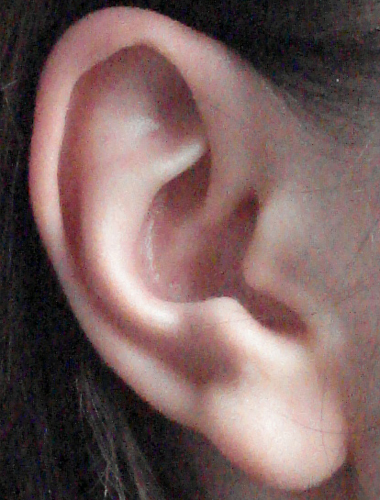
//> input picture anonymous.jpg, 380 x 500 px
$ ./process anonymous.jpg   (built with g++ and OpenCV 4)
//> lines starting //> are read from the running program, lines starting //| are printed output that depends on the picture; after the words box and inside, x2 and y2 are one past the last pixel; in counts of white or black regions, pixels touching at a corner belong together
/*
 * To compile:
 * g++ -I/usr/include/opencv2 process.cpp -o process.out -lopencv_core -lopencv_highgui
 *
 * Author: Hugh Pearse
 *
 */
#include <iostream>
#include <string>
#include <assert.h>
#include <stdio.h>
#include <stdlib.h>
#include "opencv2/highgui/highgui.hpp"
#include "opencv2/imgproc/imgproc.hpp"
#include "opencv2/opencv.hpp"

using namespace cv;
using namespace std;

class WatershedSegmenter{
private:
	cv::Mat markers;
public:
	void setMarkers(cv::Mat& markerImage){
		markerImage.convertTo(markers, CV_32S);
	}

	cv::Mat process(cv::Mat &image){
		cv::watershed(image, markers);
		markers.convertTo(markers,CV_8U);
		return markers;
	}
};

Mat autocrop(int thresh, Mat src){
	Mat src_gray;
	RNG rng(12345);

	cvtColor(src, src_gray, CV_BGR2GRAY);
	blur(src_gray, src_gray, Size(3,3));

	Mat threshold_output;
	vector<vector<Point> > contours;
	vector<Vec4i> hierarchy;

	/// Detect edges using Threshold
	threshold( src_gray, threshold_output, thresh, 255, THRESH_BINARY );
	/// Find contours
	findContours( threshold_output, contours, hierarchy, CV_RETR_TREE, CV_CHAIN_APPROX_SIMPLE, Point(0, 0) );

	/// Find the rotated rectangles and ellipses for each contour
	vector<RotatedRect> minRect( contours.size() );
	vector<RotatedRect> minEllipse( contours.size() );

	for( int i = 0; i < contours.size(); i++ )
	{
		minRect[i] = minAreaRect( Mat(contours[i]) );
		if( contours[i].size() > 5 ){
			minEllipse[i] = fitEllipse( Mat(contours[i]) );
		}
	}

	/// Draw contours + rotated rects + ellipses
	Mat drawing = Mat::zeros( threshold_output.size(), CV_8UC3 );
	int i = 0;
	RotatedRect box = minAreaRect( Mat(contours[i]) );
	double angle = box.angle;

	if (angle < -45.)
		angle += 90.;

	Point2f vertices[4];
	box.points(vertices);
	//for(int i = 0; i < 4; ++i)
		//line(src, vertices[i], vertices[(i + 1) % 4], cv::Scalar(255, 0, 0), 1, CV_AA);

	Mat rot_mat = cv::getRotationMatrix2D(box.center, angle, 1);
	Mat rotated;
	warpAffine(src, rotated, rot_mat, src.size(), cv::INTER_CUBIC);

	Size box_size = box.size;
	if (box.angle < -45.)
		swap(box_size.width, box_size.height);
	Mat cropped;
	getRectSubPix(rotated, box_size, box.center, cropped);

	//imshow("Result", cropped);
	//waitKey(0);
	//imwrite(filename,cropped);
	return cropped;
}

Mat myWatershed(Mat input){
	cv::Mat image = input;
	cv::Mat blank(image.size(),CV_8UC4,cv::Scalar(0x00));
	cv::Mat dest;
	dest.convertTo(dest,CV_8UC4);
	//imshow("originalimage", image);

	// Create markers image
	cv::Mat markers(image.size(),CV_8U,cv::Scalar(-1));
	//Rect(topleftcornerX, topleftcornerY, width, height);
	//top rectangle
	markers(Rect(0,0,image.cols, 5)) = Scalar::all(1);
	//bottom rectangle
	markers(Rect(0,image.rows-5,image.cols, 5)) = Scalar::all(1);
	//left rectangle
	markers(Rect(0,0,5,image.rows)) = Scalar::all(1);
	//right rectangle
	markers(Rect(image.cols-5,0,5,image.rows)) = Scalar::all(1);
	//centre rectangle
	int centreW = image.cols/4;
	int centreH = image.rows/4;
	markers(Rect((image.cols/2)-(centreW/2),(image.rows/2)-(centreH/2), centreW, centreH)) = Scalar::all(2);
	markers.convertTo(markers,CV_BGR2GRAY);
	//imshow("markers", markers);

	//Create watershed segmentation object
	WatershedSegmenter segmenter;
	segmenter.setMarkers(markers);
	cv::Mat wshedMask = segmenter.process(image);
	cv::Mat mask;
	convertScaleAbs(wshedMask, mask, 1, 0);
	double thresh = threshold(mask, mask, 1, 255, THRESH_BINARY);
	bitwise_and(image, image, dest, mask);

	// [13 lines of commented-out code are left out]
	return dest;
}

string getMetrics(Mat image){
	std::string metrics = "";
	//number of metrics output is 10 - last one omitted
	int intervals = 10+1;
	int offset = image.rows/intervals;
	for(int i = offset; i < offset*intervals; i=i+offset){
		int left = 0;
		for(int j = 0; j < image.cols; j++){
			Vec4b bgrtPixel = image.at<Vec4b>(i, j);
			int blue = bgrtPixel.val[0];
			int green = bgrtPixel.val[1];
			int red = bgrtPixel.val[2];
			int trans = bgrtPixel.val[3];
			// [4 lines of commented-out code are left out]

			if((red == 0x00 && green == 0x00 && blue == 0x00) || trans == 0x00 || (red == 0xff && green == 0xff && blue == 0xff)){
				left++;
			} else {
				break;
			}
		}
		ostringstream convert;
		convert << left;
		metrics += convert.str();
		//if(i < offset*(intervals-1))
		metrics += ",";
	}
	// [4 lines of commented-out code are left out]
	return metrics;
}

int main(int argc, char* argv[]){
	try{
		if(argc != 2){
			throw 1;
		}
	} catch(int e) {
		cout << "Usage: ./app input.png output.png" << "\n";
	}
	cv::Mat image = cv::imread(argv[1]);
//> image is the input picture: 500 rows x 380 cols, CV_8UC3; mean B, G, R 94, 95.7, 120.3
	image = myWatershed(image);
//> in process, `cv::watershed(image, markers);`:
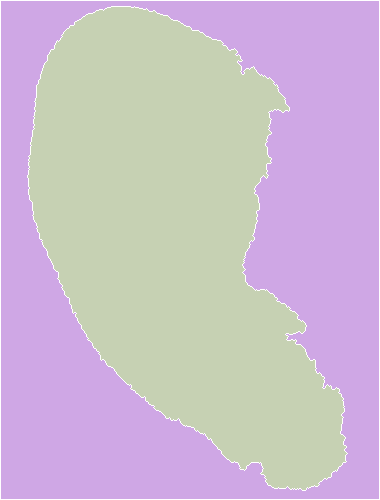
//> markers: 500 rows x 380 cols, CV_32SC1; 3 distinct labels, from -1 to 2; one colour per label, 0 black, -1 white
//> in process, `markers.convertTo(markers,CV_8U);`:
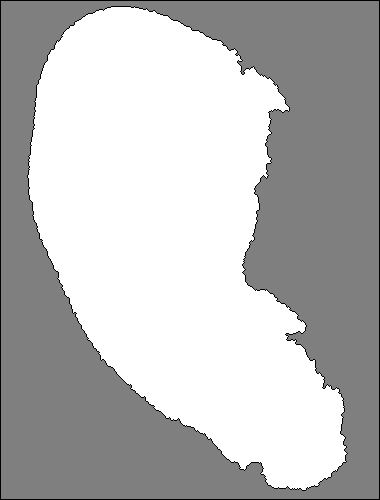
//> markers: 500 rows x 380 cols, CV_8UC1; min 0, max 2, mean 1.47; drawn with min black and max white
//> in myWatershed, `double thresh = threshold(mask, mask, 1, 255, THRESH_BINARY);`:
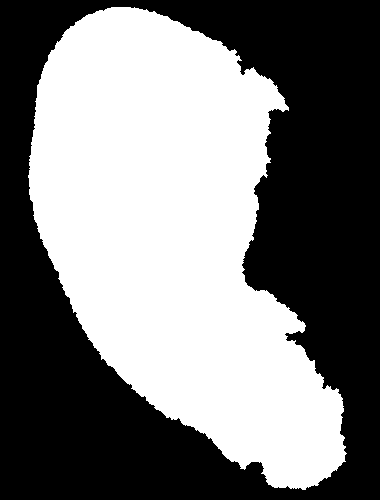
//> mask: 500 rows x 380 cols, CV_8UC1; 48.3% white; 1 white region, box (x1, y1, x2, y2) and area: (28, 7, 347, 490) 91767
	int thresh = 1;
	image = autocrop(thresh, image);
//> in autocrop, `cvtColor(src, src_gray, CV_BGR2GRAY);`:
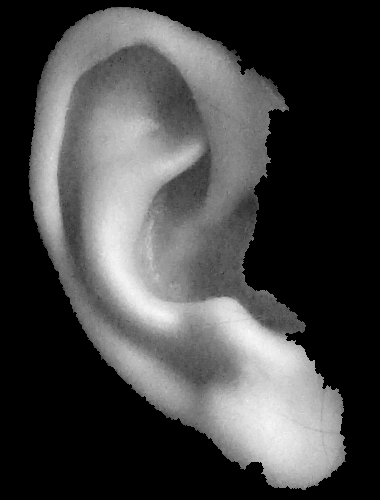
//> src_gray: 500 rows x 380 cols, CV_8UC1; min 0, max 247, mean 69.6
//> in autocrop, `threshold( src_gray, threshold_output, thresh, 255, THRESH_BINARY );`:
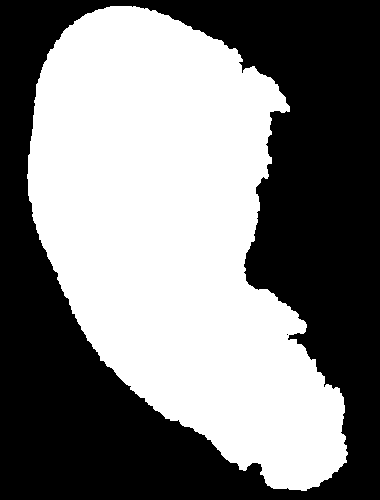
//> threshold_output: 500 rows x 380 cols, CV_8UC1; 49.4% white; 1 white region
//> in autocrop, `findContours( threshold_output, contours, hierarchy, CV_RETR_TREE, CV_..`: contours = 2 contours, 1 with area under 20; largest, box (x1, y1, x2, y2) and area: (27, 6, 348, 491) 93113
//> the loop in autocrop, `for( int i = 0; i < contours.size(); i++ )` made 2 passes
//> in autocrop, `RotatedRect box = minAreaRect( Mat(contours[i]) );`: box = centre (177.6, 253.6), size (272.9, 511.6), angle -10.5
//> in autocrop, `double angle = box.angle;`: angle = -10.51
//> in autocrop, `box.points(vertices);`: vertices = 4 Points (x, y): [90.17, 530], [-3.17, 27], [265.1, -22.78], [358.4, 480.3]
//> in autocrop, `Mat rot_mat = cv::getRotationMatrix2D(box.center, angle, 1);`: rot_mat = [[0.983, -0.182, 49.26], [0.182, 0.983, -28.15]]
//> in autocrop, `warpAffine(src, rotated, rot_mat, src.size(), cv::INTER_CUBIC);`:
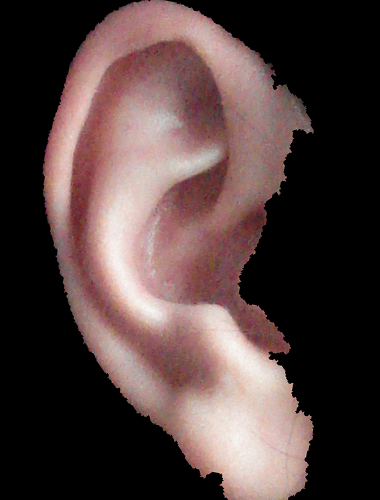
//> rotated: 500 rows x 380 cols, CV_8UC3; mean B, G, R 62.6, 64.1, 82.3
//> in autocrop, `Size box_size = box.size;`: box_size = Size(273, 512)
//> in autocrop, `getRectSubPix(rotated, box_size, box.center, cropped);`:
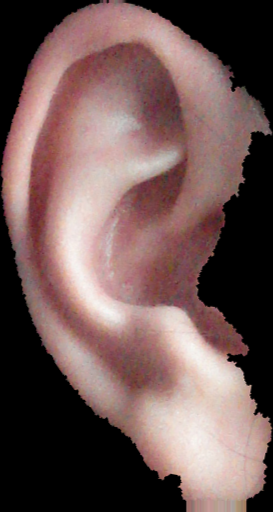
//> cropped: 512 rows x 273 cols, CV_8UC3; mean B, G, R 85.7, 87.8, 112.7
	string metrics = getMetrics(image);
//> the loop in getMetrics, `for(int i = offset; i < offset*intervals; i=i+offset)` made 10 passes
//> left on passes 1 to 10: 28, 15, 4, 1, 6, 13, 24, 43, 70, 106
//> after the loop in getMetrics, `for(int i = offset; i < offset*intervals; i=i+offset)`: metrics = "28,15,4,1,6,13,24,43,70,106,"
//> metrics = "28,15,4,1,6,13,24,43,70,106,"
	cout << metrics << argv[1] << "\n";
//| 28,15,4,1,6,13,24,43,70,106,anonymous.jpg
	return 0;
}
